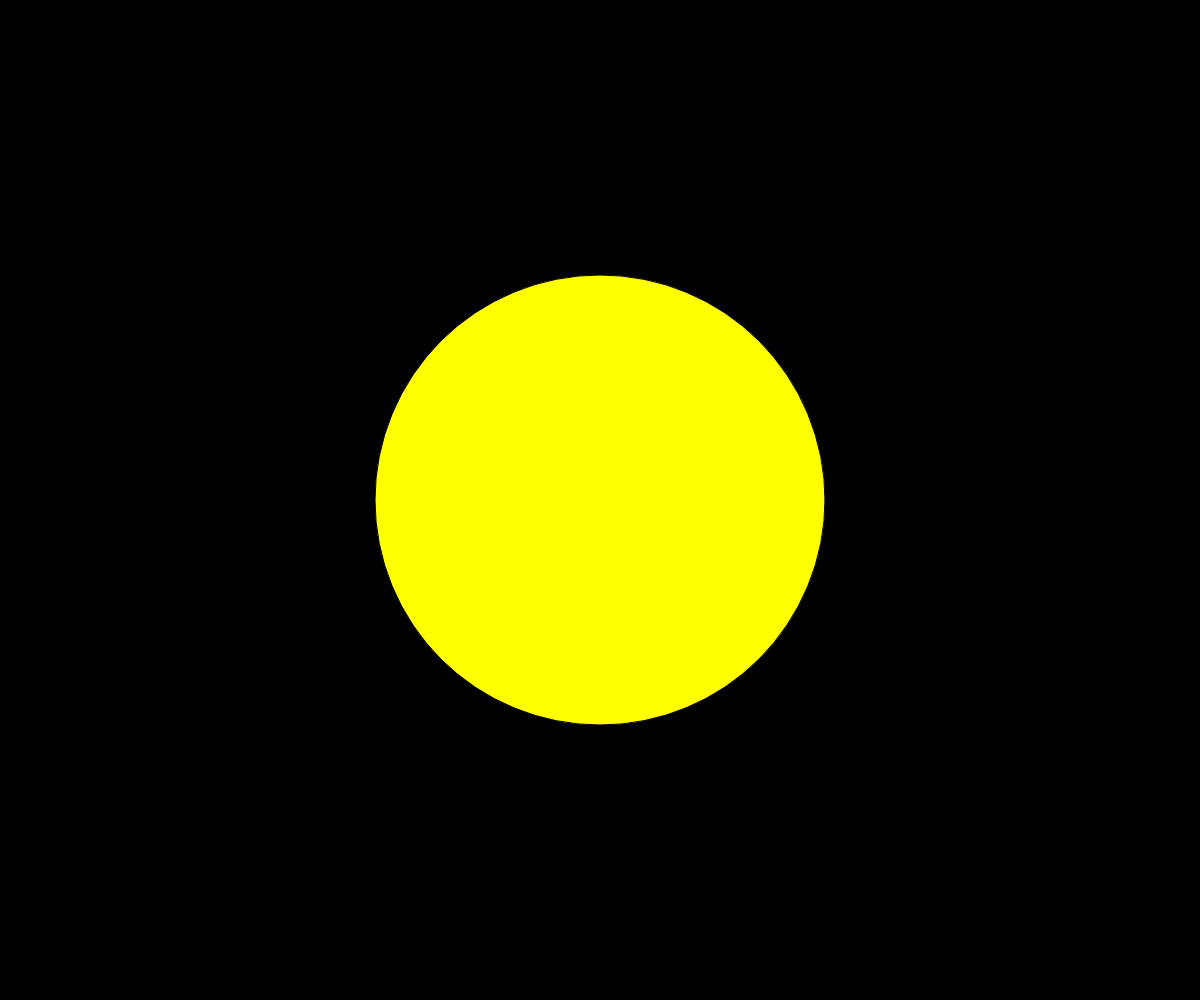
Frame 1 (no input)
Frame 60 (no input): identical to frame 1, image omitted
Frame 120 (the mouse pressed at the canvas centre since frame 60): identical to frame 1, image omitted

The p5.js sketch that drew this single still picture (run headless with seeded random() and noise() and a simulated clock; from frame 60 on, the mouse is pressed at the canvas centre):

// p5.js sketch
// ── sketch.js
let planets = []; // Global array to store all planets
let sunR; // Sun radius

function setup() {
  createCanvas(windowWidth, windowHeight);
  sunR = (width / 8) * 3; // Sun radius remains the same
}

function draw() {
  background(0); // Black background for space

  // Draw the sun (base layer)
  fill(255, 255, 0);
  circle(width / 2, height / 2, sunR);

  // Separate planets into two groups based on direction
  let rightToLeftPlanets = planets.filter((planet) => planet.direction < 0);
  let leftToRightPlanets = planets.filter((planet) => planet.direction > 0);

  // Draw planets moving right to left (behind the sun)
  for (let planet of rightToLeftPlanets) {
    planet.action();
  }

  // Draw the sun again to overlay planets moving right to left
  fill(255, 255, 0);
  circle(width / 2, height / 2, sunR);

  // Draw planets moving left to right (in front of the sun)
  for (let planet of leftToRightPlanets) {
    planet.action();
  }
}

// Function to add a planet on regular click
function mouseClicked() {
  if (keyIsDown(SHIFT)) {
    if (planets.length > 0) {
      planets[planets.length - 1].createMoon(); // Add moon to the last planet if SHIFT is held
    }
  } else {
    planets.push(new Planet(width / 2 - sunR, [random(255), random(255), random(255)], random(1, 3))); // Create a new planet
  }
}

// Planet class
class Planet {
  constructor(x, c, xSpeed) {
    this.x = x; // Planet's x position
    this.y = height / 2; // Planet's y position (fixed in the center)
    this.r = (sunR / 10) * 1.5; // Half the size of the current radius
    this.c = c; // Color of the planet
    this.direction = xSpeed; // Direction of movement
    this.xSpeed = xSpeed; // Speed of movement
    this.moons = []; // Array to hold moons of the planet
    this.orbitRadius = (sunR + random(30, 60)) * 1.5; // Smaller orbit radius to fit the screen
  }

  // Method to move the planet on the x-axis
  move() {
    this.x += this.direction; // Update position based on direction

    // Reverse direction at orbit bounds
    if (this.x <= width / 2 - this.orbitRadius) {
      this.direction = this.xSpeed; // Move right
    } else if (this.x >= width / 2 + this.orbitRadius) {
      this.direction = -this.xSpeed; // Move left
    }
  }

  // Method to display the planet
  display() {
    fill(this.c);
    circle(this.x, this.y, this.r);

    // Draw moons behind or in front of the planet
    for (let moon of this.moons) {
      moon.display();
    }
  }

  // Add a moon to the planet
  createMoon() {
    let moon = new Moon(this, random(20, 50) * 1.5, random(1, 3)); // Adjust moon orbit radius
    this.moons.push(moon); // Add the new moon to the planet's moons array
  }

  // Action that combines all planet's functions
  action() {
    this.move();
    this.display();
    // Random chance to modify orbit or color
    if (random(1) < 0.01) this.increaseOrbit();
    if (random(1) < 0.01) this.decreaseOrbit();
    if (random(1) < 0.01) this.changeColor();
  }

  // Increase orbit radius
  increaseOrbit() {
    this.orbitRadius += 3; // Adjust increment for a smaller orbit
  }

  // Decrease orbit radius (but not too small)
  decreaseOrbit() {
    if (this.orbitRadius > 20) this.orbitRadius -= 3; // Adjust minimum orbit radius to fit screen
  }

  // Change the planet's color
  changeColor() {
    this.c = [random(255), random(255), random(255)];
  }
}

// Moon class
class Moon {
  constructor(planet, orbitRadius, speed) {
    this.planet = planet; // Reference to the planet this moon orbits
    this.orbitRadius = orbitRadius; // Distance from the planet
    this.speed = speed; // Speed of the moon's orbit
    this.offset = random(-this.orbitRadius, this.orbitRadius); // Random offset for horizontal oscillation
    this.r = (planet.r / 3); // Moons are 1/3 the size of the planets
    this.c = [random(100, 200), random(100, 200), random(100, 200)]; // Greyscale color
    this.exploded = false; // Tracks if the moon has exploded
  }

  // Move the moon in its orbit (horizontal only)
  move() {
    this.offset += this.speed * 0.1; // Increment horizontal offset
    if (abs(this.offset) > this.orbitRadius) {
      this.speed *= -1; // Reverse direction at orbit bounds
    }
  }

  // Check for explosion
  explode() {
    if (!this.exploded && random(1) < 0.001) { // 0.1% chance of explosion
      this.exploded = true;

      // Halve the radius of this moon
      this.r /= 2;

      // Create a new moon with the same halved radius
      let newMoon = new Moon(this.planet, this.orbitRadius, -this.speed); // Opposite direction
      newMoon.r = this.r; // Set the same halved radius

      // Add the new moon to the planet
      this.planet.moons.push(newMoon);
    }
  }

  // Display the moon
  display() {
    this.move(); // Update position
    this.explode(); // Check for explosion

    let x = this.planet.x + this.offset; // X position relative to planet
    let y = this.planet.y; // Y position remains fixed relative to planet

    // Draw the moon
    fill(this.c);
    circle(x, y, this.r);
  }
}
